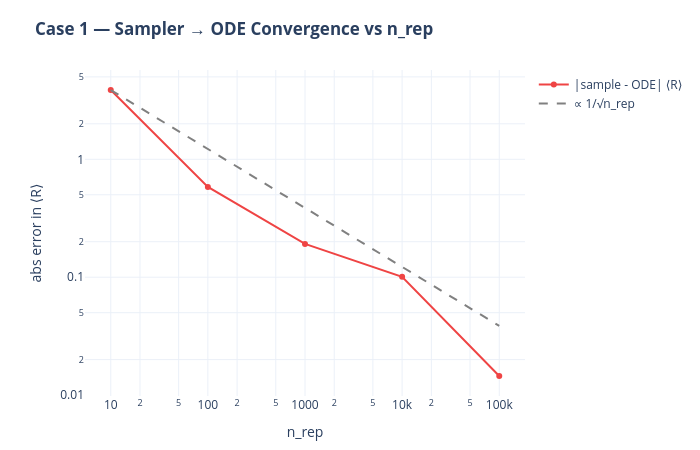

This figure's notebook cell:
### Code cell
fig = go.Figure()
fig.add_trace(go.Scatter(
    x=n_reps, y=errors, mode="lines+markers",
    line=dict(color=R_COLOR, width=2), name="|sample - ODE| ⟨R⟩",
))
guide = errors[0] * np.sqrt(n_reps[0] / np.array(n_reps, float))   # 1/sqrt(n) reference
fig.add_trace(go.Scatter(
    x=n_reps, y=guide, mode="lines",
    line=dict(color="gray", width=2, dash="dash"), name="∝ 1/√n_rep",
))
fig.update_layout(
    template="plotly_white", width=700, height=450,
    title="<b>Case 1 — Sampler → ODE Convergence vs n_rep</b>",
    margin=dict(l=85, r=30, t=70, b=50), hovermode="x",
    xaxis_title="n_rep", yaxis_title="abs error in ⟨R⟩",
)
fig.update_xaxes(type="log")
fig.update_yaxes(type="log")
fig.show()

### Figure 1 — Plotly figure (JSON) as saved in the notebook; plotly's stock layout.template omitted (floating-point values rounded to 4 significant figures)
{"data": [{"line": {"color": "#EF4444", "width": 2}, "mode": "lines+markers", "name": "|sample - ODE| ⟨R⟩", "type": "scatter", "x": [10, 100, 1000, 10000, 100000], "y": [3.867, 0.5833, 0.1917, 0.1009, 0.01454]}, {"line": {"color": "gray", "dash": "dash", "width": 2}, "mode": "lines", "name": "∝ 1/√n_rep", "type": "scatter", "x": [10, 100, 1000, 10000, 100000], "y": [3.867, 1.223, 0.3867, 0.1223, 0.03867]}], "layout": {"height": 450, "hovermode": "x", "margin": {"b": 50, "l": 85, "r": 30, "t": 70}, "title": {"text": "<b>Case 1 — Sampler → ODE Convergence vs n_rep</b>"}, "width": 700, "xaxis": {"title": {"text": "n_rep"}, "type": "log"}, "yaxis": {"title": {"text": "abs error in ⟨R⟩"}, "type": "log"}}}
